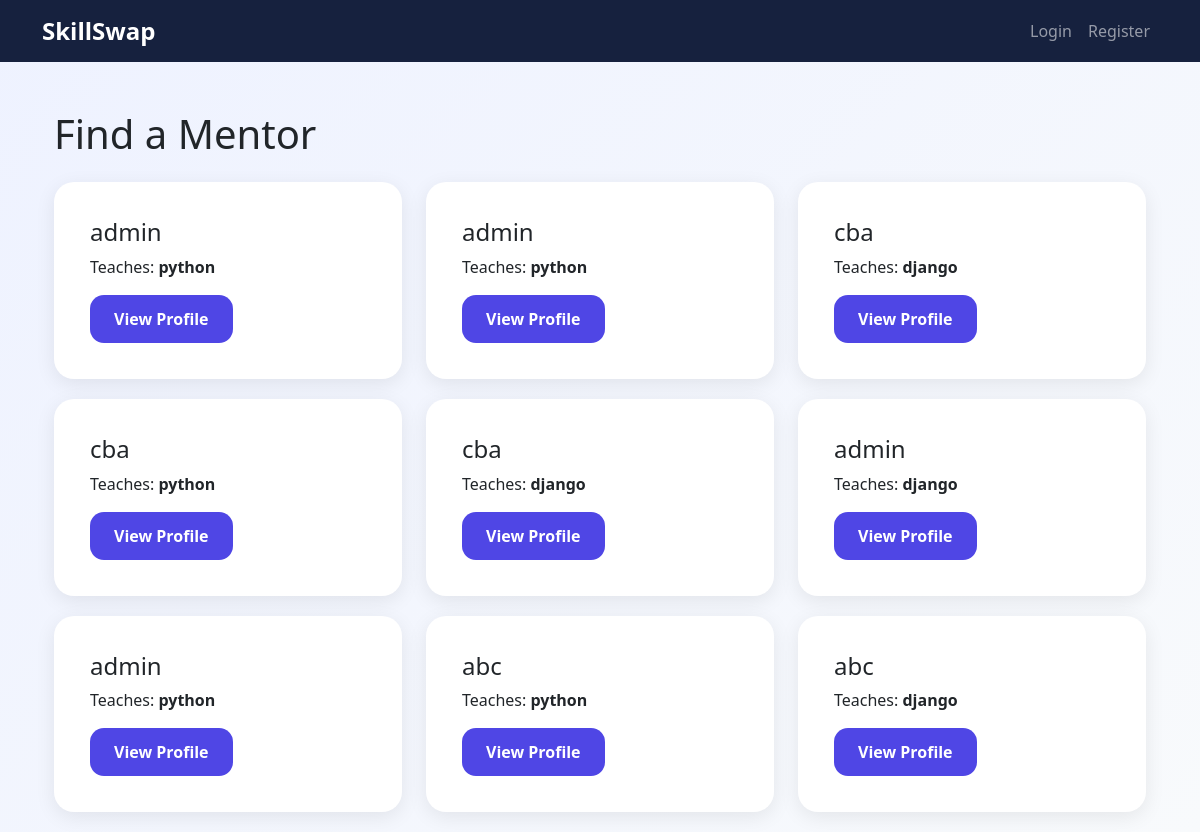
The app's page /accounts/mentors/, older data.
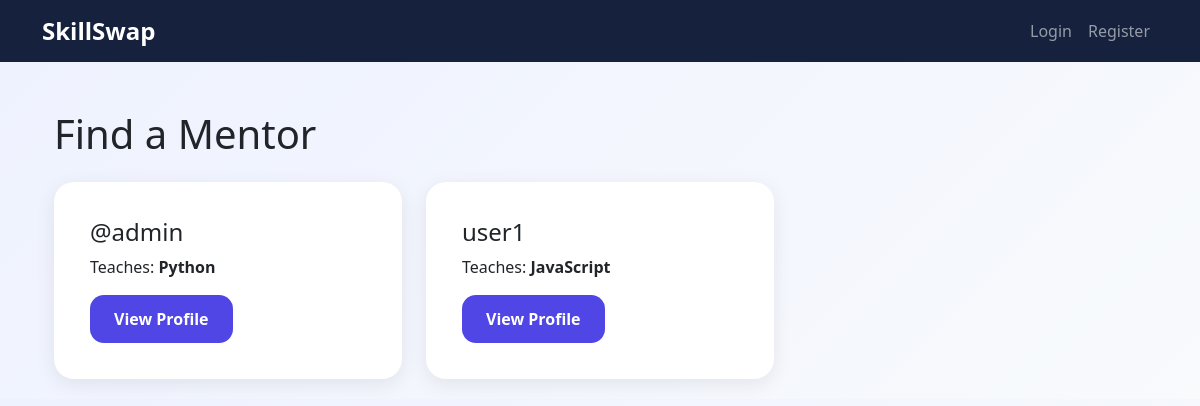
The same page, newer data.
### skills/models.py (models this page shows, shortened)
class UserSkill(models.Model):
    user = models.ForeignKey(
        settings.AUTH_USER_MODEL,
        on_delete=models.CASCADE
    )
    skill = models.ForeignKey(
        Skill,
        on_delete=models.CASCADE
    )
    TEACH = 'teach'
    LEARN = 'learn'
    TYPE_CHOICES = [
        (TEACH, 'Teach'),
        (LEARN, 'Learn'),
    ]
    skill_type = models.CharField(
        max_length=10,
        choices=TYPE_CHOICES
    )

class Skill(models.Model):
    CATEGORY_CHOICES = [
        ('Programming', 'Programming'),
        ('Math', 'Math'),
        ('Science', 'Science'),
        ('Language', 'Language'),
        ('Business', 'Business'),
        ('Design', 'Design'),
    ]
    name = models.CharField(
        max_length=100
    )
    category = models.CharField(
        max_length=50,
        choices=CATEGORY_CHOICES,
        default='Programming'
    )
    def __str__(self):
        return self.name

### accounts/models.py (models this page shows, shortened)
class User(AbstractUser):
    bio = models.TextField(blank=True)
    profile_picture = models.ImageField(
        upload_to='profile_pictures/',
        blank=True,
        null=True
    )
    location = models.CharField(
        max_length=100,
        blank=True
    )

### accounts/views.py (the view)
def mentors(request):
    mentors = UserSkill.objects.filter(
        skill_type='teach'
    ).select_related('user')
    return render(
        request,
        'accounts/mentors.html',
        {
            'mentors': mentors
        }
    )

### templates/accounts/mentors.html (shortened to what this page needs)
{% extends 'base.html' %}
{% block content %}
<div class="container">
<h1 class="mb-4">Find a Mentor</h1>
<div class="row">
{% for mentor in mentors %}
<div class="col-md-4">
<div class="card mentor-card">
<div class="card-body">
<h4>
{{ mentor.user.username }}
</h4>
<p>
Teaches:
<strong>{{ mentor.skill }}</strong>
</p>
<a
href="{% url 'public_profile' mentor.user.id %}"
class="btn btn-primary mentor-btn">
View Profile
</a>
</div>
</div>
</div>
{% empty %}
<p>No mentors found.</p>
{% endfor %}
</div>
</div>
{% endblock %}

Row changes from the older to the newer data that the page shows:
removed UserSkill: user.username "admin", skill "python"
removed UserSkill: user.username "admin", skill "python"
removed UserSkill: user.username "cba", skill "django"
no longer on this page (row edited): UserSkill: user.username "cba", skill "django"
no longer on this page (row edited): UserSkill: user.username "admin", skill "python"
removed UserSkill: user.username "abc", skill "python"
removed UserSkill: user.username "abc", skill "django"
changed UserSkill: user.username "cba" → "@admin"; skill "python" → "Python"
changed UserSkill: user.username "admin" → "user1"; skill "django" → "JavaScript"
